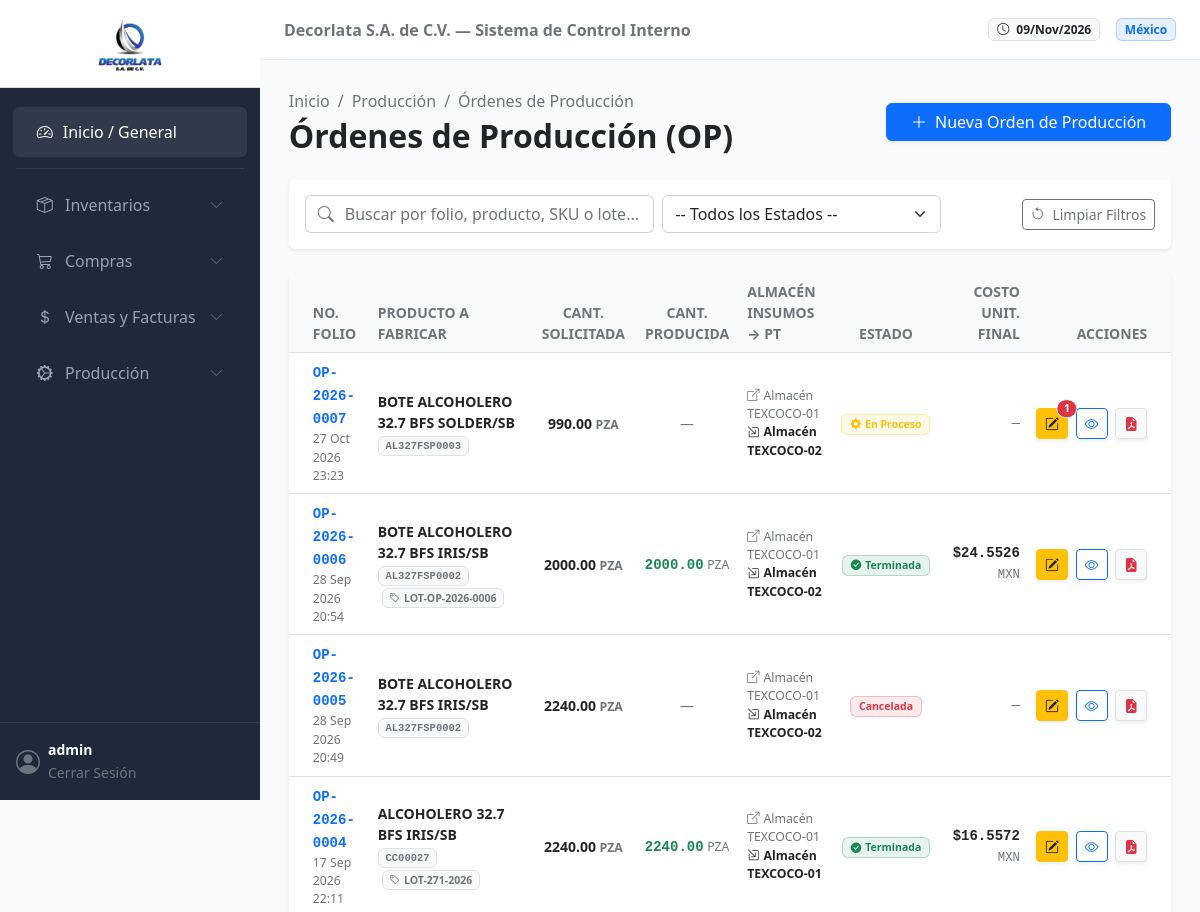
The page /produccion/ordenes/ (signed in, upper part) on the database as committed earlier.
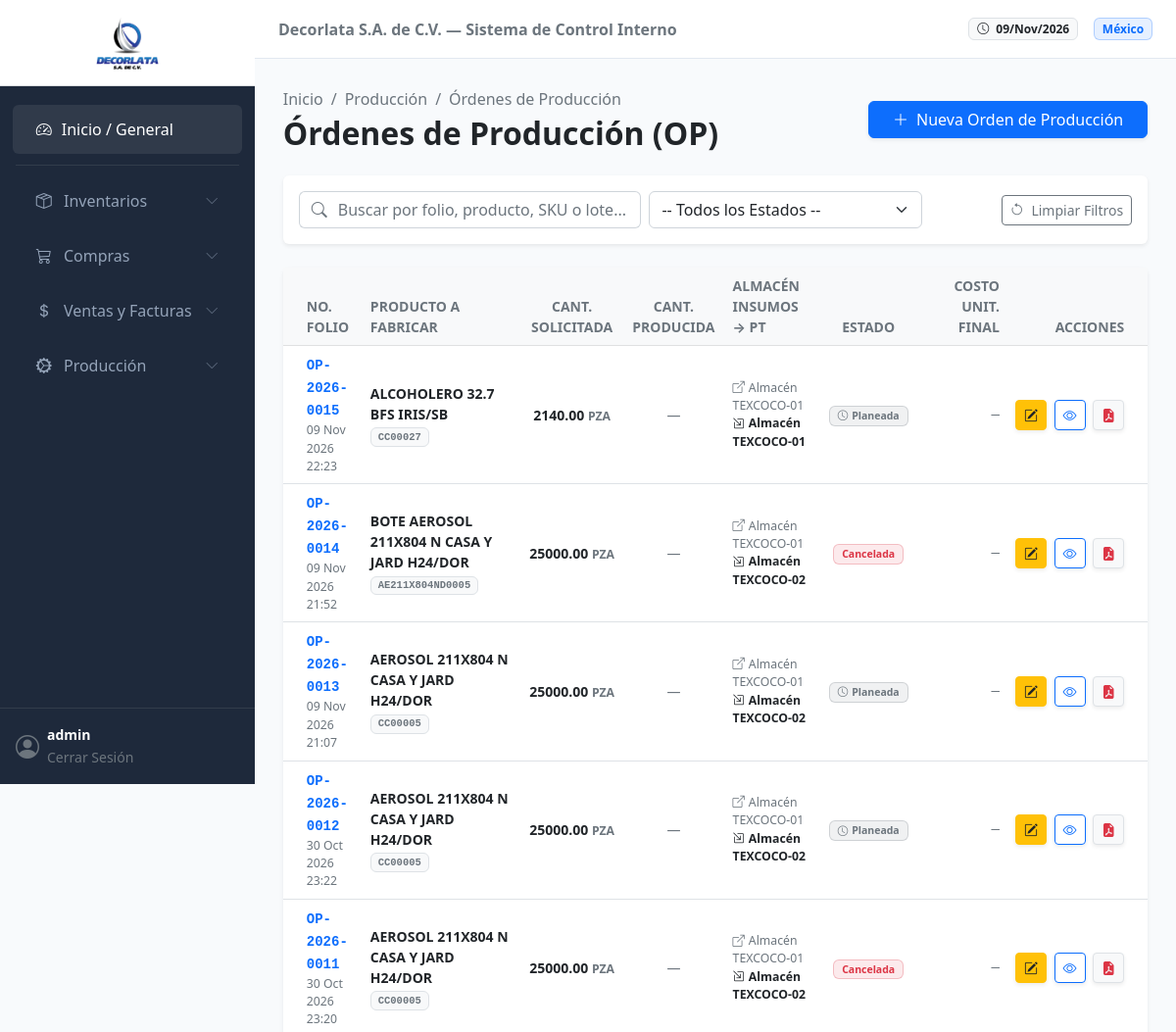
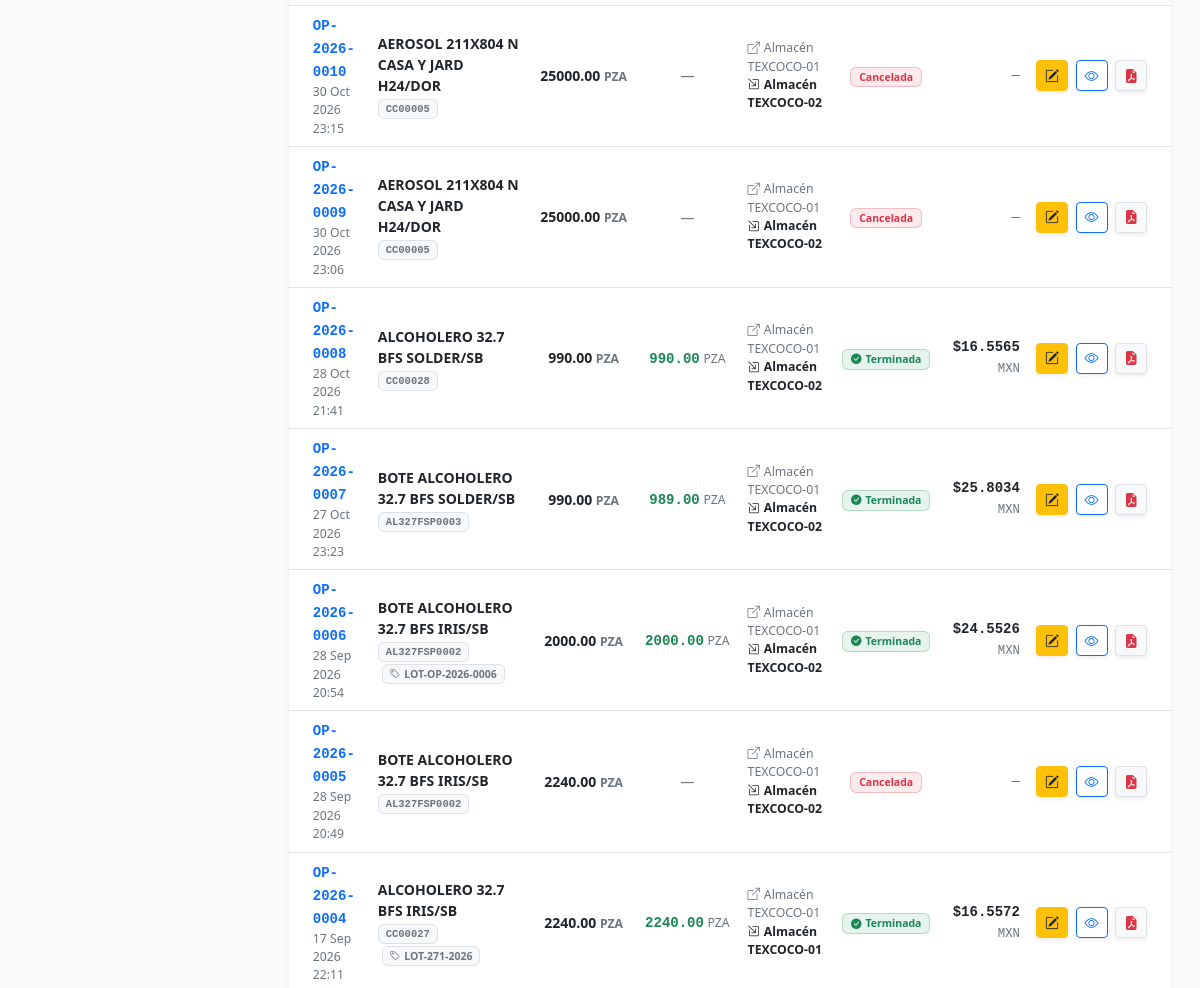
The same page on the database as committed later (2 pictures, top to bottom).
### produccion/models.py (models this page shows, shortened)
class OrdenProduccion(models.Model):
    PLANEADA = 'PLA'
    EN_PROCESO = 'PRO'
    TERMINADA = 'TER'
    CANCELADA = 'CAN'
    ESTADOS_PRODUCCION = [
        (PLANEADA, 'Planeada / En Espera'),
        (EN_PROCESO, 'En Proceso de Fabricación'),
        (TERMINADA, 'Terminada (Stock Afectado)'),
        (CANCELADA, 'Cancelada'),
    ]
    folio = models.CharField(
        max_length=20,
        unique=True,
        editable=False,
        verbose_name="No. Orden de Producción"
    )
    producto_a_fabricar = models.ForeignKey(
        Producto,
        on_delete=models.PROTECT,
        related_name='ordenes_fabricacion',
        verbose_name="Producto a Fabricar"
    )
    bom = models.ForeignKey(
        ListaMaterialesBOM,
        on_delete=models.PROTECT,
        null=True,
        blank=True,
        related_name='ordenes_produccion',
        verbose_name="Fórmula / BOM Utilizada"
    )
    cantidad_a_producir = models.DecimalField(
        max_digits=14,
        decimal_places=4,
        validators=[MinValueValidator(Decimal('0.0001'))],
        verbose_name="Cantidad Solicitada"
    )
    cantidad_producida = models.DecimalField(
        max_digits=14,
        decimal_places=4,
        default=Decimal('0.0000'),
        verbose_name="Cantidad Producida Real"
    )
    bodega_origen_insumos = models.ForeignKey(
        Bodega,
        on_delete=models.PROTECT,
        null=True,
        blank=True,
        related_name='ops_origen',
        verbose_name="Bodega de Insumos / Materia Prima",
        help_text="Almacén del cual se tomarán las materias primas y componentes"
    )
    bodega_destino_pt = models.ForeignKey(
        Bodega,
        on_delete=models.PROTECT,
        null=True,
        blank=True,
        related_name='ops_destino',
        verbose_name="Bodega Destino (Producto Fabricado)",
        help_text="Almacén al cual ingresará el lote terminado"
    )
    pedido_venta = models.ForeignKey(
        'ventas.PedidoVenta_Maestro',
        on_delete=models.SET_NULL,
        null=True,
        blank=True,
        related_name='ordenes_produccion',
        verbose_name="Pedido de Venta Relacionado",
        help_text="Pedido comercial en firme que originó esta orden de producción"
    )
    pedido_detalle = models.ForeignKey(
        'ventas.PedidoVenta_Detalle',
        on_delete=models.SET_NULL,
        null=True,
        blank=True,
        related_name='ordenes_produccion',
        verbose_name="Partida de Pedido Específica"
    )
    fecha_inicio = models.DateTimeField(
        default=timezone.now,
        verbose_name="Fecha de Creación"
    )
    fecha_compromiso = models.DateField(
        null=True,
        blank=True,
        verbose_name="Fecha Compromiso de Entrega"
    )
    fecha_finalizacion = models.DateTimeField(
        null=True,
        blank=True,
        verbose_name="Fecha de Finalización"
    )
    estado = models.CharField(
        max_length=3,
        choices=ESTADOS_PRODUCCION,
        default=PLANEADA,
        verbose_name="Estado de Producción"
    )
    costo_total_insumos_mxn = models.DecimalField(
        max_digits=18,
        decimal_places=6,
        default=Decimal('0.000000'),
        verbose_name="Costo Total Insumos (MXN)"
    )
    costo_unitario_final_mxn = models.DecimalField(
        max_digits=18,
        decimal_places=6,
        default=Decimal('0.000000'),
        verbose_name="Costo Unitario Resultante (MXN)"
    )
    lote_fabricacion = models.CharField(
        max_length=50,
        blank=True,
        null=True,
        verbose_name="Lote de Fabricación"
    )
    usuario_creacion = models.ForeignKey(
        User,
        on_delete=models.PROTECT,
        null=True,
        blank=True,
        related_name='ops_creadas',
        verbose_name="Registrado por"
    )
    usuario_finalizacion = models.ForeignKey(
        User,
        on_delete=models.PROTECT,
        null=True,
        blank=True,
        related_name='ops_finalizadas',
        verbose_name="Finalizado por"
    )
    observaciones = models.TextField(
        blank=True,
        null=True,
        verbose_name="Observaciones del Proceso"
    )
    class Meta:
        verbose_name = "Orden de Producción"
        verbose_name_plural = "Órdenes de Producción"
        ordering = ['-fecha_inicio']
        permissions = [
            ("lanzar_op_pedido", "Puede lanzar Órdenes de Producción desde Pedidos de Venta"),
        ]
    @property
    def entregas_pendientes_count(self):
        return self.entregas_parciales.filter(estado=EntregaParcialProduccion.PENDIENTE).count()

### inventario/models.py (models this page shows, shortened)
class Producto(models.Model):
    MATERIA_PRIMA = 'MP'
    COMPONENTE = 'CP'
    PRODUCTO_TERMINADO = 'PT'
    HOJALATA_ROLLO = 'HR'
    HOJA_LITOGRAFIADA = 'HL'
    HOJA_CORTADA = 'HC'
    PLANTILLA = 'CC'
    TIPO_PRODUCTO_CHOICES = [
        (MATERIA_PRIMA, 'Materia Prima (Materiales de Empaque/Cobre/Bzniz)'),
        (COMPONENTE, 'Componente (Conos/Fondos/Boq./Válvulas)'),
        (PRODUCTO_TERMINADO, 'Bote Terminado (Aerosol,Alcoholero,Pintura)'),
        (HOJALATA_ROLLO, 'Hojalata Rollo'),
        (HOJA_LITOGRAFIADA, 'Hoja (Litografiada / Barnizada)'),
        (HOJA_CORTADA, 'Hoja Cortada Plain'),
        (PLANTILLA, 'Plantilla(Cuerpos Cortados)'),
    ]
    nombre = models.CharField(max_length=255)
    sku = models.CharField(max_length=50, unique=True, help_text="Ej: AE-001 (Aerosol) o MP-BAR-EPO (Barniz)")
    descripcion = models.TextField(blank=True, null=True)
    tipo = models.CharField(max_length=2, choices=TIPO_PRODUCTO_CHOICES, default=PRODUCTO_TERMINADO)
    unidad_medida = models.ForeignKey(UnidadMedida, on_delete=models.PROTECT, help_text="Ej: Pza, Kg")
    moneda_base_costo = models.ForeignKey(
        Moneda, on_delete=models.PROTECT, related_name='productos_costo', help_text="Moneda en la que se rastrea el costo promedio"
    )
    moneda_base_venta = models.ForeignKey(
        Moneda, on_delete=models.PROTECT, related_name='productos_venta', help_text="Moneda de referencia para precios de venta"
    )
    costo_promedio_mxn = models.DecimalField(
        max_digits=18, decimal_places=6, default=Decimal('0.000000'), help_text="Costo promedio unitario en MXN para contabilidad"
    )
    clave_sat = models.CharField(
        max_length=10, default='24121800',
        verbose_name="Clave SAT Prod/Serv",
        help_text="Clave de producto/servicio SAT (ej. 24121800 para empaques y envases metálicos)"
    )
    clave_unidad_sat = models.CharField(
        max_length=10, default='H87',
        verbose_name="Clave Unidad SAT",
        help_text="Clave de unidad de medida SAT (ej. H87 para Pieza, KGM para Kilogramo)"
    )
    class Meta:
        verbose_name = "Producto"
        verbose_name_plural = "Catálogo de Productos"

class UnidadMedida(models.Model):
    codigo = models.CharField(max_length=10, unique=True)
    nombre = models.CharField(max_length=50)
    class Meta:
        verbose_name = "Unidad de Medida"
        verbose_name_plural = "Unidades de Medida"

class Bodega(models.Model):
    codigo = models.CharField(max_length=20, unique=True)
    nombre = models.CharField(max_length=100)
    descripcion = models.TextField(blank=True, null=True)
    class Meta:
        verbose_name = "Bodega / Almacén"
        verbose_name_plural = "Bodegas / Almacenes"

### produccion/views.py (the view, shortened to what this page needs)
# urls.py: path('ordenes/', views.ordenes_catalogo_view, name='lista_ordenes'),
@login_required
def ordenes_catalogo_view(request):
    query = request.GET.get('q', '').strip()
    estado_filtro = request.GET.get('estado', '').strip()
    ordenes = OrdenProduccion.objects.select_related(
        'producto_a_fabricar',
        'producto_a_fabricar__unidad_medida',
        'bodega_origen_insumos',
        'bodega_destino_pt',
        'usuario_creacion'
    ).all()
    if estado_filtro:
        ordenes = ordenes.filter(estado=estado_filtro)
    if request.headers.get('HX-Request') and not request.headers.get('HX-Target') == 'main-content':
        return render(request, 'produccion/partials/_tabla_ordenes.html', {'ordenes': ordenes})
    return render(request, 'produccion/ordenes_catalogo.html', {
        'ordenes': ordenes,
        'query': query,
        'estado_filtro': estado_filtro
    })

### produccion/templates/produccion/ordenes_catalogo.html (shortened to what this page needs)
{% extends 'general/base.html' %}
{% load static %}
{% block content %}
<div class="d-flex justify-content-between align-items-center mb-4 flex-wrap gap-3">
    <div>
        <nav aria-label="breadcrumb">
            <ol class="breadcrumb mb-1 small">
                <li class="breadcrumb-item"><a href="{% url 'general:dashboard' %}" class="text-decoration-none text-muted">Inicio</a></li>
                <li class="breadcrumb-item"><a href="#" class="text-decoration-none text-muted">Producción</a></li>
                <li class="breadcrumb-item active" aria-current="page">Órdenes de Producción</li>
            </ol>
        </nav>
        <h2 class="fw-bold text-dark mb-0">Órdenes de Producción (OP)</h2>
    </div>
    <div>
        <a href="{% url 'produccion:crear_orden' %}" class="btn btn-primary px-4 shadow-sm">
            <i class="bi bi-plus-lg me-2"></i>Nueva Orden de Producción
        </a>
    </div>
</div>
<div class="card border-0 shadow-sm mb-4">
    <div class="card-body p-3">
        <form id="filtro-ordenes-form"
              class="row g-2 align-items-center"
              hx-get="{% url 'produccion:lista_ordenes' %}"
              hx-trigger="submit, change from:select, keyup delay:350ms from:input"
              hx-target="#tabla-ordenes-container">
            <div class="col-md-5">
                <div class="input-group">
                    <span class="input-group-text bg-white border-end-0 text-muted"><i class="bi bi-search"></i></span>
                    <input type="text"
                           class="form-control border-start-0 ps-0"
                           placeholder="Buscar por folio, producto, SKU o lote..."
                           name="q"
                           value="{{ query }}">
                </div>
            </div>
            <div class="col-md-4">
                <select name="estado" class="form-select">
                    <option value="">-- Todos los Estados --</option>
                </select>
            </div>
            <div class="col-md-3 text-md-end">
                <a href="{% url 'produccion:lista_ordenes' %}" class="btn btn-outline-secondary btn-sm">
                    <i class="bi bi-arrow-counterclockwise me-1"></i> Limpiar Filtros
                </a>
            </div>
        </form>
    </div>
</div>
<div class="card border-0 shadow-sm" id="tabla-ordenes-container">
    {% include 'produccion/partials/_tabla_ordenes.html' %}
</div>
{% endblock %}

### produccion/templates/produccion/partials/_tabla_ordenes.html (shortened to what the changed rows need)
<div class="table-responsive">
    <table class="table table-hover align-middle mb-0">
        <thead class="table-light text-muted small text-uppercase">
            <tr>
                <th class="ps-4">No. Folio</th>
                <th>Producto a Fabricar</th>
                <th class="text-center">Cant. Solicitada</th>
                <th class="text-center">Cant. Producida</th>
                <th>Almacén Insumos &rarr; PT</th>
                <th class="text-center">Estado</th>
                <th class="text-end">Costo Unit. Final</th>
                <th class="text-end pe-4">Acciones</th>
            </tr>
        </thead>
        <tbody class="text-secondary small">
            {% for orden in ordenes %}
            <tr>
                <td class="ps-4">
                    <a href="{% url 'produccion:detalle_orden' orden.id %}" class="fw-bold text-decoration-none text-primary font-monospace">
                        {{ orden.folio }}
                    </a>
                    <span class="d-block text-muted small">{{ orden.fecha_inicio|date:"d M Y H:i" }}</span>
                </td>
                <td>
                    <span class="fw-bold text-dark d-block">{{ orden.producto_a_fabricar.nombre }}</span>
                    <span class="badge bg-light text-secondary border font-monospace">{{ orden.producto_a_fabricar.sku }}</span>
                    {% if orden.lote_fabricacion %}
                        <span class="badge bg-light text-muted border ms-1"><i class="bi bi-tag me-1"></i>{{ orden.lote_fabricacion }}</span>
                    {% endif %}
                </td>
                <td class="text-center fw-semibold text-dark">
                    {{ orden.cantidad_a_producir|floatformat:2 }} <small class="text-muted">{{ orden.producto_a_fabricar.unidad_medida.codigo }}</small>
                </td>
                <td class="text-center">
                    {% if orden.estado == 'TER' %}
                        <span class="fw-bold text-success font-monospace">{{ orden.cantidad_producida|floatformat:2 }}</span>
                        <small class="text-muted">{{ orden.producto_a_fabricar.unidad_medida.codigo }}</small>
                    {% else %}
                        <span class="text-muted">&mdash;</span>
                    {% endif %}
                </td>
                <td>
                    <small class="d-block text-muted"><i class="bi bi-box-arrow-up-right me-1"></i>{{ orden.bodega_origen_insumos.nombre }}</small>
                    <small class="d-block text-dark fw-semibold"><i class="bi bi-box-arrow-in-down-right me-1"></i>{{ orden.bodega_destino_pt.nombre }}</small>
                </td>
                <td class="text-center">
                    {% if orden.estado == 'PLA' %}
                        <span class="badge bg-secondary bg-opacity-10 text-secondary border border-secondary border-opacity-25 px-2 py-1">
                            <i class="bi bi-clock me-1"></i>Planeada
                        </span>
                    {% elif orden.estado == 'PRO' %}
                        <span class="badge bg-warning bg-opacity-10 text-warning border border-warning border-opacity-25 px-2 py-1">
                            <i class="bi bi-gear-fill me-1"></i>En Proceso
                        </span>
                    {% elif orden.estado == 'TER' %}
                        <span class="badge bg-success bg-opacity-10 text-success border border-success border-opacity-25 px-2 py-1">
                            <i class="bi bi-check-circle-fill me-1"></i>Terminada
                        </span>
                    {% elif orden.estado == 'CAN' %}
                        <span class="badge bg-danger bg-opacity-10 text-danger border border-danger border-opacity-25 px-2 py-1">
                            Cancelada
                        </span>
                    {% endif %}
                </td>
                <td class="text-end font-monospace">
                    {% if orden.estado == 'TER' %}
                        <strong class="text-dark">${{ orden.costo_unitario_final_mxn|floatformat:4 }}</strong> <small class="text-muted">MXN</small>
                    {% else %}
                        <span class="text-muted">&mdash;</span>
                    {% endif %}
                </td>
                <td class="text-end pe-4 text-nowrap">
                    <a href="{% url 'produccion:gestionar_orden' orden.id %}" class="btn btn-sm btn-warning text-dark shadow-sm position-relative" title="Editar / Gestionar Entregas Parciales">
                        <i class="bi bi-pencil-square"></i>
                        {% if orden.entregas_pendientes_count > 0 %}
                            <span class="position-absolute top-0 start-100 translate-middle badge rounded-pill bg-danger border border-light" style="font-size: 0.65rem;" title="{{ orden.entregas_pendientes_count }} entregas congeladas esperando almacén">
                                {{ orden.entregas_pendientes_count }}
                            </span>
                        {% endif %}
                    </a>
                    <a href="{% url 'produccion:detalle_orden' orden.id %}" class="btn btn-sm btn-outline-primary shadow-sm ms-1" title="Ver Detalle y Trazabilidad">
                        <i class="bi bi-eye"></i>
                    </a>
                    <a href="{% url 'produccion:descargar_pdf' orden.id %}" target="_blank" class="btn btn-sm btn-light text-danger border shadow-sm ms-1" title="Descargar Hoja de Viajero (PDF)">
                        <i class="bi bi-file-earmark-pdf-fill"></i>
                    </a>
                </td>
            </tr>
            {% endfor %}
        </tbody>
    </table>
</div>

Rows that differ between the two databases and show on the page:
added OrdenProduccion: folio "OP-2026-0015", fecha_inicio "09 Nov 2026 22:23", producto_a_fabricar.nombre "ALCOHOLERO 32.7 BFS IRIS/SB", producto_a_fabricar.sku "CC00027", cantidad_a_producir "2140.00", producto_a_fabricar.unidad_medida.codigo "PZA", bodega_origen_insumos.nombre "Almacén TEXCOCO-01", bodega_destino_pt.nombre "Almacén TEXCOCO-01", estado "PLA" (drawn)
added OrdenProduccion: folio "OP-2026-0014", fecha_inicio "09 Nov 2026 21:52", producto_a_fabricar.nombre "BOTE AEROSOL 211X804 N CASA Y JARD H24/DOR", producto_a_fabricar.sku "AE211X804ND0005", cantidad_a_producir "25000.00", producto_a_fabricar.unidad_medida.codigo "PZA", bodega_origen_insumos.nombre "Almacén TEXCOCO-01", bodega_destino_pt.nombre "Almacén TEXCOCO-02", estado "Cancelada"
added OrdenProduccion: folio "OP-2026-0013", fecha_inicio "09 Nov 2026 21:07", producto_a_fabricar.nombre "AEROSOL 211X804 N CASA Y JARD H24/DOR", producto_a_fabricar.sku "CC00005", cantidad_a_producir "25000.00", producto_a_fabricar.unidad_medida.codigo "PZA", bodega_origen_insumos.nombre "Almacén TEXCOCO-01", bodega_destino_pt.nombre "Almacén TEXCOCO-02", estado "PLA" (drawn)
added OrdenProduccion: folio "OP-2026-0012", fecha_inicio "30 Oct 2026 23:22", producto_a_fabricar.nombre "AEROSOL 211X804 N CASA Y JARD H24/DOR", producto_a_fabricar.sku "CC00005", cantidad_a_producir "25000.00", producto_a_fabricar.unidad_medida.codigo "PZA", bodega_origen_insumos.nombre "Almacén TEXCOCO-01", bodega_destino_pt.nombre "Almacén TEXCOCO-02", estado "PLA" (drawn)
added OrdenProduccion: folio "OP-2026-0011", fecha_inicio "30 Oct 2026 23:20", producto_a_fabricar.nombre "AEROSOL 211X804 N CASA Y JARD H24/DOR", producto_a_fabricar.sku "CC00005", cantidad_a_producir "25000.00", producto_a_fabricar.unidad_medida.codigo "PZA", bodega_origen_insumos.nombre "Almacén TEXCOCO-01", bodega_destino_pt.nombre "Almacén TEXCOCO-02", estado "Cancelada"
added OrdenProduccion: folio "OP-2026-0010", fecha_inicio "30 Oct 2026 23:15", producto_a_fabricar.nombre "AEROSOL 211X804 N CASA Y JARD H24/DOR", producto_a_fabricar.sku "CC00005", cantidad_a_producir "25000.00", producto_a_fabricar.unidad_medida.codigo "PZA", bodega_origen_insumos.nombre "Almacén TEXCOCO-01", bodega_destino_pt.nombre "Almacén TEXCOCO-02", estado "Cancelada"
added OrdenProduccion: folio "OP-2026-0009", fecha_inicio "30 Oct 2026 23:06", producto_a_fabricar.nombre "AEROSOL 211X804 N CASA Y JARD H24/DOR", producto_a_fabricar.sku "CC00005", cantidad_a_producir "25000.00", producto_a_fabricar.unidad_medida.codigo "PZA", bodega_origen_insumos.nombre "Almacén TEXCOCO-01", bodega_destino_pt.nombre "Almacén TEXCOCO-02", estado "Cancelada"
added OrdenProduccion: folio "OP-2026-0008", fecha_inicio "28 Oct 2026 21:41", producto_a_fabricar.nombre "ALCOHOLERO 32.7 BFS SOLDER/SB", producto_a_fabricar.sku "CC00028", cantidad_a_producir "990.00", producto_a_fabricar.unidad_medida.codigo "PZA", cantidad_producida "990.00", bodega_origen_insumos.nombre "Almacén TEXCOCO-01", bodega_destino_pt.nombre "Almacén TEXCOCO-02", estado "TER" (drawn), costo_unitario_final_mxn "16.5565"
changed OrdenProduccion "OP-2026-0007": cantidad_producida (not shown) → "989.00"; producto_a_fabricar.unidad_medida.codigo (not shown) → "PZA"; costo_unitario_final_mxn (not shown) → "25.8034"; entregas_pendientes_count "1" → (not shown); estado "— En Proceso —" → "Terminada $ MXN"
